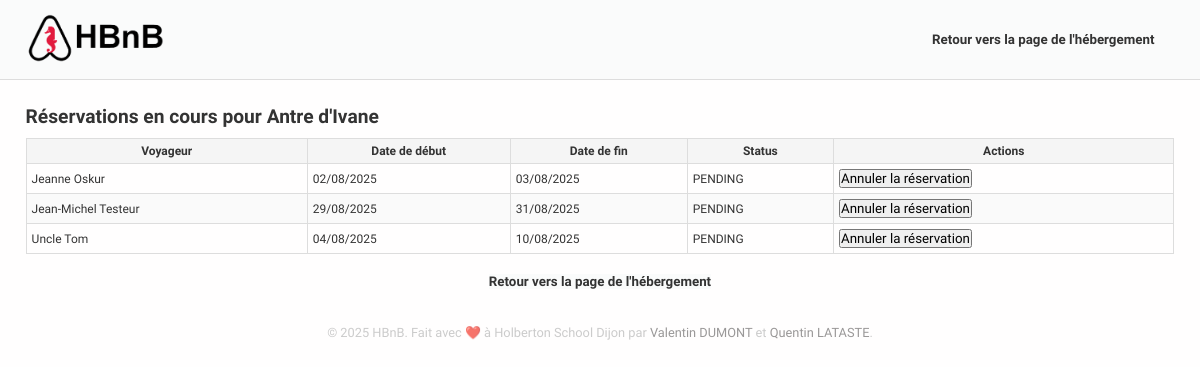
Before: /place/b347c094-080c-47d3-98e7-8fb0994a4917/bookings with the older database file.
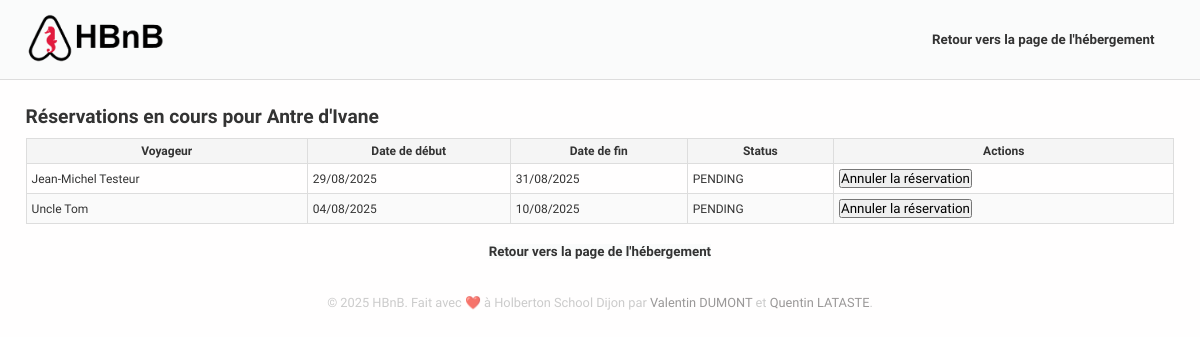
After: the same page with the newer database file.
### app/models/place.py (models this page shows, shortened)
class Place(db.Model):
    __tablename__ = 'place'
    id = db.Column(db.String, primary_key=True)
    title = db.Column(db.String(50), nullable=False)
    description = db.Column(db.String(1000), nullable=False)
    price = db.Column(db.Float, nullable=False)
    latitude = db.Column(db.Float, nullable=False)
    longitude = db.Column(db.Float, nullable=False)
    owner_id = db.Column(db.String, db.ForeignKey('user.id'), nullable=False)
    rating = db.Column(db.Float, nullable=True)
    created_at = db.Column(
        db.DateTime(timezone=True), default=lambda: datetime.now(timezone.utc),
        nullable=False)
    updated_at = db.Column(
        db.DateTime(timezone=True), default=lambda: datetime.now(timezone.utc),
        onupdate=datetime.now(timezone.utc)
        )
    photos_url = db.Column(db.JSON, default=list)
    amenities = db.relationship('Amenity', secondary=place_amenities,
                                back_populates='places')
    reviews = db.relationship("Review", back_populates='place_rel',
                              cascade='all, delete-orphan')
    bookings = db.relationship(Booking, back_populates='place_rel',
                               cascade='all, delete-orphan',
                               foreign_keys=[Booking.place])
    owner = db.relationship('User', back_populates='places')
    city_name = db.Column(db.String(128))
    __table_args__ = (
        CheckConstraint('price >= 0', name='check_price_positive'),
        CheckConstraint('rating >= 0 AND rating <= 5', name='check_rating'),
        CheckConstraint('latitude >= -90 AND latitude <= 90',
                        name='check_latitude'),
        CheckConstraint('longitude >= -180 AND longitude <= 180',
                        name='check_longitude')
    )

### app/models/booking.py (models this page shows, shortened)
class Booking(db.Model):
    __tablename__ = 'bookings'
    id = db.Column(db.String, primary_key=True)
    status = db.Column(
        db.String(20),
        default=BookingStatus.PENDING.value,
        nullable=False
        )
    place = db.Column(db.String, db.ForeignKey('place.id'), nullable=False)
    user = db.Column(db.String, db.ForeignKey('user.id'), nullable=False)
    start_date = db.Column(db.DateTime, nullable=False)
    end_date = db.Column(db.DateTime, nullable=False)
    created_at = db.Column(
        db.DateTime(timezone=True), default=lambda: datetime.now(timezone.utc), nullable=False
        )
    updated_at = db.Column(
        db.DateTime(timezone=True), default=lambda: datetime.now(timezone.utc),
        onupdate=datetime.now(timezone.utc)
        )
    place_rel = db.relationship(
        "Place",
        back_populates='bookings',
        foreign_keys=[place]
        )
    user_rel = db.relationship("User", back_populates='bookings')
    reviews = db.relationship('Review', back_populates='booking_rel')
    __table_args__ = (
        db.CheckConstraint(
            "status IN ('DONE', 'PENDING', 'CANCELLED')",
            name="check_booking_status"
        ),
    )

### app/models/user.py (models this page shows, shortened)
class User(db.Model):
    __tablename__ = 'user'
    id = db.Column(db.String, primary_key=True)
    first_name = db.Column(db.String(50), nullable=False)
    last_name = db.Column(db.String(50), nullable=False)
    email = db.Column(db.String(120), unique=True, nullable=False)
    hashed_password = db.Column(db.String(255), nullable=False)
    is_active = db.Column(db.Boolean, default=True)  # Allows disabling user
    is_admin = db.Column(db.Boolean, default=False)
    created_at = db.Column(
        db.DateTime(timezone=True), default=lambda: datetime.now(timezone.utc), nullable=False
        )
    updated_at = db.Column(
        db.DateTime(timezone=True), default=lambda: datetime.now(timezone.utc),
        onupdate=datetime.now(timezone.utc)
        )
    photo_url = db.Column(db.String(2048), nullable=True)
    places = db.relationship(Place, back_populates='owner',
                             cascade='all, delete-orphan')
    reviews = db.relationship(Review, back_populates='user',
                              cascade='all, delete-orphan')
    bookings = db.relationship(Booking, back_populates='user_rel',
                               cascade='all, delete-orphan')

### app/web/html_routes.py (the view)
@bp_web.route('/place/<place_id>/bookings')
def place_bookings(place_id):
    try:
        UUID(place_id)
    except ValueError:
        abort(400, description="Invalid UUID")
    try:
        verify_jwt_in_request()
        user_id = get_jwt_identity()
    except:
        user_id = None
    place = facade.get_place(place_id)
    if not place:
        abort(404, description="Place not found")
    current_user = None
    if user_id:
        current_user = facade.get_user(user_id)
    return render_template("place-all-bookings.html",
                           place=place,
                           bookings=place.bookings,
                           current_user=current_user)

### app/persistence/repository.py (called while the page is built)
    def get(self, obj_id):
        return self.model.query.get(str(obj_id))

### app/services/facade.py (called while the page is built)
    def get_place(self, place_id):
        return self.place_repo.get(place_id)

### templates/place-all-bookings.html (shortened to what this page needs)
<!DOCTYPE html>
<html lang="fr">
<head>
    <link rel="stylesheet" href="{{ url_for('static', filename='css/style.css') }}">
</head>
<body>
    <header class="header">
        <div class="header-logo">
            <a href="{{ url_for('web.index') }}">
                <img src = "{{ url_for('static', filename='images/logo.png') }}" alt="HBnB logo">
            </a>
        </div>
        <nav id="user-nav">
                <button class="back-btn" onclick="history.back()">Retour vers la page de l'hébergement</button>
        </nav>
    </header>
    <main>
        <div id="all-bookings-list">
            <h2>Réservations en cours pour {{ place.title }}</h2>
            {% set pending_bookings = bookings | selectattr("status", "equalto", "PENDING") | list %}
            {% if pending_bookings %}
                <table>
                <thead>
                    <tr>
                        <th>Voyageur</th>
                        <th>Date de début</th>
                        <th>Date de fin</th>
                        <th>Status</th>
                        <th>Actions</th>
                    </tr>
                </thead>
                <tbody>
                {% for booking in pending_bookings %}
                    <tr>
                    <td>{{ booking.user_rel.first_name }} {{ booking.user_rel.last_name }}</td>
                    <td>{{ booking.start_date.strftime("%d/%m/%Y") }}</td>
                    <td>{{ booking.end_date.strftime("%d/%m/%Y") }}</td>
                    <td>{{ booking.status }}</td>
                    <td>
                        <button class="cancel-booking-btn" data-id="{{ booking.id }}">Annuler la réservation</button>
                    </td>
                    </tr>
                {% endfor %}
            </tbody>
            </table>
            {% else %}
                <p>Vous n'avez pas encore de réservation pour cet hébergement.</p>
            {% endif %}
        </div>
        <div class="end-page-back">
        <button class="back-btn" onclick="history.back()">Retour vers la page de l'hébergement</button>
        </div>
    </main>
</body>
<footer>
    <div class="footer-content">
        <p>
            &copy; 2025 HBnB. Fait avec ❤️ à Holberton School Dijon par
            <a href="https://github.com/Proser-V">Valentin DUMONT</a> et <a href="https://github.com/loufi84">Quentin LATASTE</a>.
        </p>
    </div>
</footer>
</html>

### static/css/style.css (style rules this page uses)
* { box-sizing: border-box; margin: 0; padding: 0; font-family: "Cabin"; }
html { scroll-behavior: smooth; font-size: 80%; font-family: "Cabin" !important; }
:root { --color-primary: #fffefe; --color-header: #fafbfb; --text-color: #333; --light-text-color: #b9b9b9bc; --card-border-color : #ddd; --star-color: #b72121; --shadow-color: rgba(0,0,0,0.1); --overlay-color: rgba(0, 0, 0, 0.8); }
.header { display: flex; justify-content: space-between; background-color: var(--color-header); color: var(--text-color); align-items: center; padding: 1rem 2rem; border-bottom: 1px solid var(--card-border-color); z-index: 1000; width: 100%; box-sizing: border-box; margin: 0; }
.header-logo img { height: 50px; }
#user-nav { display: flex; align-items: center; gap: 10px; font-family: Arial, sans-serif; padding: 10px 20px; background-color: var(--color-header); }
.back-btn { text-decoration: none; font-weight: bold; color: var(--text-color); border: none; background-color: var(--color-header); cursor: pointer; }
.end-page-back { display: flex; justify-content: center; margin-top: 20px; }
body { background-color: var(--color-primary); color: var(--text-color); }
main { padding: 2rem; }
#all-bookings-list table { margin-top: 10px; width: 100%; border-collapse: collapse; text-align: left; font-size: 12px; color: var(--text-color); }
#all-bookings-list th, #all-bookings-list td { border: 1px solid var(--card-border-color); padding: 5px; }
#all-bookings-list th { text-align: center; }
#all-bookings-list thead { background-color: #f5f5f5; }
#all-bookings-list tbody tr:nth-child(even) { background-color: #fafafa; }
.footer-content { color: var(--light-text-color); text-align: center; padding: 10px; user-select: none; }
.footer-content a { text-decoration: inherit; color: #9a9898; }

Changed rows visible on the page:
no longer on this page (row edited): Booking: user_rel.first_name "Jeanne", user_rel.last_name "Oskur", start_date "02/08/2025", end_date "03/08/2025", status "PENDING"
